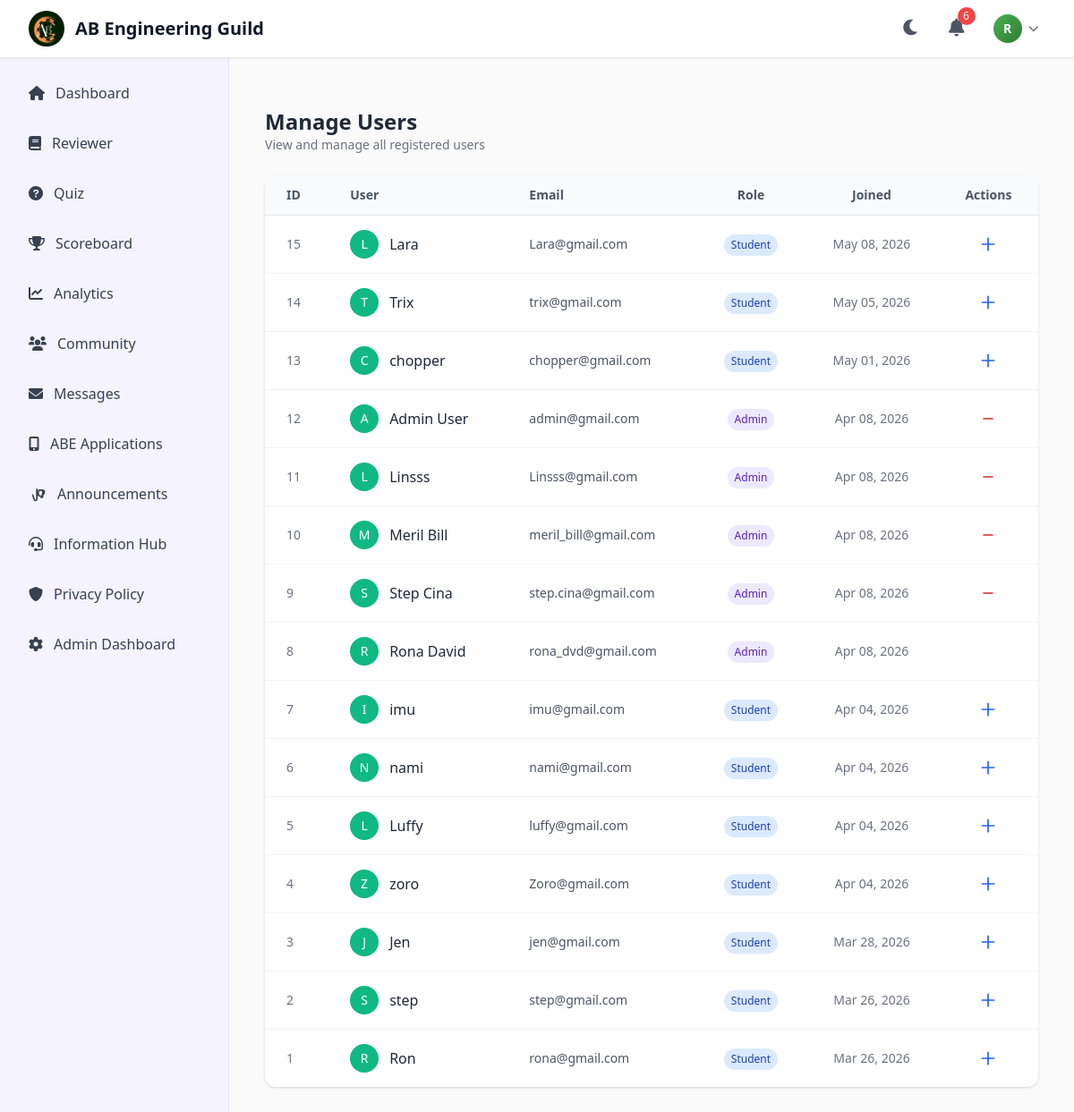
The app's page /admin/users (signed in) with its own data.
### app/models.py (models this page shows, shortened)
class User(UserMixin, db.Model):
    __tablename__ = 'user'
    id = db.Column(db.Integer, primary_key=True)
    name = db.Column(db.String(100), nullable=False)
    email = db.Column(db.String(120), unique=True, nullable=False)
    password_hash = db.Column(db.String(128))
    reset_token = db.Column(db.String(100), nullable=True, unique=True)
    reset_token_expiry = db.Column(db.DateTime, nullable=True)
    recovery_key_hash = db.Column(db.String(128), nullable=True)
    profile_picture = db.Column(db.String(255), nullable=True, default='default_profile.png')
    cover_photo = db.Column(db.String(255), nullable=True, default='default_cover.jpg')
    bio = db.Column(db.Text, nullable=True)
    location = db.Column(db.String(100), nullable=True)
    website = db.Column(db.String(200), nullable=True)
    created_at = db.Column(db.DateTime, default=datetime.utcnow)
    is_admin = db.Column(db.Boolean, default=False)
    last_seen = db.Column(db.DateTime, default=datetime.utcnow)
    notification_preferences = db.Column(db.Text, default='{}')
    email_notifications = db.Column(db.Boolean, default=True)
    push_notifications = db.Column(db.Boolean, default=True)
    friends = db.relationship('Friendship',
                            foreign_keys='Friendship.user_id',
                            backref='user', lazy=True)
    friend_of = db.relationship('Friendship',
                              foreign_keys='Friendship.friend_id',
                              backref='friend', lazy=True)
    sent_messages = db.relationship('Message',
                                  foreign_keys='Message.sender_id',
                                  backref='sender', lazy=True)
    received_messages = db.relationship('Message',
                                      foreign_keys='Message.receiver_id',
                                      backref='receiver', lazy=True)
    sent_friend_requests = db.relationship('FriendRequest',
                                         foreign_keys='FriendRequest.sender_id',
                                         backref='sender', lazy=True)
    received_friend_requests = db.relationship('FriendRequest',
                                             foreign_keys='FriendRequest.receiver_id',
                                             backref='receiver', lazy=True)
    study_plans = db.relationship('StudyPlan', backref='user', lazy=True)
    learning_goals = db.relationship('LearningGoal', backref='user', lazy=True)
    posts = db.relationship('Post', backref='author', lazy=True, foreign_keys='Post.user_id')
    comments = db.relationship('Comment', backref='author', lazy=True, foreign_keys='Comment.user_id')
    post_likes = db.relationship('PostLike', backref='user', lazy=True, foreign_keys='PostLike.user_id')
    comment_likes = db.relationship('CommentLike', backref='user', lazy=True, foreign_keys='CommentLike.user_id')
    post_shares = db.relationship('PostShare', backref='user', lazy=True, foreign_keys='PostShare.user_id')
    conversations_as_user1 = db.relationship('Conversation',
                                           foreign_keys='Conversation.user1_id',
                                           backref='user1', lazy=True)
    conversations_as_user2 = db.relationship('Conversation',
                                           foreign_keys='Conversation.user2_id',
                                           backref='user2', lazy=True)
    group_memberships = db.relationship('GroupMember', backref='user', lazy=True)
    def get_unread_notifications_count(self):
        return Notification.query.filter_by(user_id=self.id, is_read=False).count()
    def get_recent_notifications(self, limit=5):
        return Notification.query.filter_by(user_id=self.id).order_by(
            Notification.created_at.desc()
        ).limit(limit).all()

### app/admin/routes.py (the view)
@admin_bp.route('/users')
@login_required
def manage_users():
    if not current_user.is_admin:
        flash('Access denied', 'danger')
        return redirect(url_for('main.dashboard'))
    page = request.args.get('page', 1, type=int)
    users = User.query.order_by(User.created_at.desc()).paginate(
        page=page, per_page=20, error_out=False
    )
    return render_template('admin/manage_users.html',
                         users=users,
                         title='Manage Users')

### app/models.py (called while the page is built)
@login_manager.user_loader
def load_user(user_id):
    return User.query.get(int(user_id))

    def get_time_ago(self):
        now = datetime.utcnow()
        diff = now - self.created_at
        if diff.days > 0:
            return f"{diff.days}d ago"
        elif diff.seconds > 3600:
            return f"{diff.seconds // 3600}h ago"
        elif diff.seconds > 60:
            return f"{diff.seconds // 60}m ago"
        else:
            return "Just now"

### app/templates/admin/manage_users.html (shortened to what this page needs)
{% extends "base.html" %}
{% block content %}
<div class="container mx-auto px-4 py-8">
    <div class="flex justify-between items-center mb-6">
        <div>
            <h1 class="text-2xl font-bold text-gray-800">Manage Users</h1>
            <p class="text-gray-500 text-sm">View and manage all registered users</p>
        </div>
    </div>
    <div class="bg-white rounded-xl shadow overflow-hidden">
        <div class="overflow-x-auto">
            <table class="w-full">
                <thead class="bg-gray-50 border-b">
                    <tr>
                        <th class="px-6 py-3 text-left text-sm font-semibold text-gray-600">ID</th>
                        <th class="px-6 py-3 text-left text-sm font-semibold text-gray-600">User</th>
                        <th class="px-6 py-3 text-left text-sm font-semibold text-gray-600">Email</th>
                        <th class="px-6 py-3 text-center text-sm font-semibold text-gray-600">Role</th>
                        <th class="px-6 py-3 text-center text-sm font-semibold text-gray-600">Joined</th>
                        <th class="px-6 py-3 text-center text-sm font-semibold text-gray-600">Actions</th>
                    </tr>
                </thead>
                <tbody class="divide-y divide-gray-100">
                    {% for user in users.items %}
                    <tr class="hover:bg-gray-50 transition">
                        <td class="px-6 py-4 text-sm text-gray-500">{{ user.id }}</td>
                        <td class="px-6 py-4">
                            <div class="flex items-center gap-3">
                                <div class="w-8 h-8 bg-green-500 rounded-full flex items-center justify-center text-white text-sm font-medium">
                                    {{ user.name[0]|upper }}
                                </div>
                                <span class="font-medium text-gray-800">{{ user.name }}</span>
                            </div>
                        </td>
                        <td class="px-6 py-4 text-sm text-gray-600">{{ user.email }}</td>
                        <td class="px-6 py-4 text-center">
                            {% if user.is_admin %}
                                <span class="inline-flex items-center px-2 py-1 rounded-full text-xs font-medium bg-purple-100 text-purple-800">
                                    Admin
                                </span>
                            {% else %}
                                <span class="inline-flex items-center px-2 py-1 rounded-full text-xs font-medium bg-blue-100 text-blue-800">
                                    Student
                                </span>
                            {% endif %}
                        </td>
                        <td class="px-6 py-4 text-center text-sm text-gray-500">
                            {{ user.created_at.strftime('%b %d, %Y') }}
                        </td>
                        <td class="px-6 py-4 text-center">
                            <div class="flex items-center justify-center gap-2">
                                {% if not user.is_admin and user.id != current_user.id %}
                                <button onclick="window.promoteUser({{ user.id }}, '{{ user.name }}')"
                                        class="text-blue-600 hover:text-blue-800 transition p-1" title="Make Admin">
                                    <svg class="w-5 h-5" fill="none" stroke="currentColor" viewBox="0 0 24 24">
                                        <path stroke-linecap="round" stroke-linejoin="round" stroke-width="2" d="M12 4v16m8-8H4"/>
                                    </svg>
                                </button>
                                {% endif %}
                                {% if user.is_admin and user.id != current_user.id %}
                                <button onclick="window.removeAdmin({{ user.id }}, '{{ user.name }}')"
                                        class="text-red-600 hover:text-red-800 transition p-1" title="Remove Admin">
                                    <svg class="w-5 h-5" fill="none" stroke="currentColor" viewBox="0 0 24 24">
                                        <path stroke-linecap="round" stroke-linejoin="round" stroke-width="2" d="M18 12H6"/>
                                    </svg>
                                </button>
                                {% endif %}
                            </div>
                        </td>
                    </tr>
                    {% endfor %}
                </tbody>
            </table>
        </div>
    </div>
</div>
{% endblock %}

### app/templates/components/header.html (shortened to what this page needs)
<header class="bg-white shadow-sm border-b border-gray-200 sticky top-0 z-40">
    <div class="w-full px-4 sm:px-6 lg:px-8">
        <div class="flex justify-between items-center h-16">
            <div class="flex items-center">
                <div class="flex-shrink-0">
                    <div class="w-10 h-10 rounded-full flex items-center justify-center overflow-hidden">
                        <img src="{{ url_for('static', filename='img/logo.png') }}"
                             class="w-full h-full object-cover" alt="AB Engineering Guild">
                    </div>
                </div>
                <div class="flex-shrink-0 ml-3">
                    <h1 class="text-xl font-bold text-gray-900">AB Engineering Guild</h1>
                </div>
            </div>
            <div class="flex items-center space-x-4">
    <button id="darkModeToggle"
            class="p-2 text-gray-600 hover:text-gray-800 dark:text-gray-400 dark:hover:text-gray-200 transition-colors duration-200 rounded-lg hover:bg-gray-100 dark:hover:bg-gray-700">
        <i id="darkModeIcon" class="fas fa-moon text-xl"></i>
    </button>
                <div class="relative" x-data="{ open: false }">
                    <button @click="open = !open"
                            class="p-2 text-gray-600 hover:text-gray-800 transition-colors duration-200 relative">
                        <i class="fas fa-bell text-xl"></i>
                        {% if current_user.get_unread_notifications_count() > 0 %}
                            <span class="notification-badge absolute -top-1 -right-1 bg-red-500 text-white text-xs rounded-full h-5 w-5 flex items-center justify-center">
                                {{ current_user.get_unread_notifications_count() }}
                            </span>
                        {% endif %}
                    </button>
                </div>
                <div class="relative" id="header-user-dropdown">
                    <button class="flex items-center space-x-2 p-2 text-gray-600 hover:text-gray-800 transition-colors duration-200"
                            id="header-dropdown-trigger">
                        <div class="w-8 h-8 rounded-full flex items-center justify-center flex-shrink-0 overflow-hidden" style="background: linear-gradient(135deg, #4CAF50 0%, #2E7D32 100%);">
                            {% if current_user.profile_picture and current_user.profile_picture != 'default_profile.png' %}
                            <img src="{{ url_for('static', filename='uploads/profile_pictures/' + current_user.profile_picture) }}"
                                 class="w-8 h-8 rounded-full object-cover">
                            {% else %}
                            <span class="text-white text-sm font-semibold">
                                {{ current_user.name[0]|upper if current_user.name else 'U' }}
                            </span>
                            {% endif %}
                        </div>
                        <i class="fas fa-chevron-down text-xs text-gray-500"></i>
                    </button>
                </div>
            </div>
        </div>
    </div>
</header>

### app/templates/base.html (style rules this page uses)
html, body { margin: 0; padding: 0; }
html { background-color: #0f0f1a !important; }
body { background-color: #0f0f1a !important; }
*, *::before, *::after { transition-property: none !important; }
html.light-mode, html.light-mode body { background-color: #fafafa !important; }
* { transition-property: none !important; }
:root { --lavender-light: #f5f3ff; --lavender-medium: #ede9fe; --lavender-dark: #ddd6fe; --peach-accent: #fed7aa; --blue-accent: #93c5fd; --purple-accent: #c4b5fd; }
body { background-color: inherit; }
html.light-mode body { background-color: #fafafa; }
.sticky { position: sticky; top: 1.5rem; }

### records on screen
User: name "R", id "8", name "Rona David", email "rona_dvd@gmail.com", is_admin "Admin", created_at "Apr 08, 2026"
User: id "15", name "L", name "Lara", email "Lara@gmail.com", is_admin "Student", created_at "May 08, 2026"
User: id "14", name "T", name "Trix", email "trix@gmail.com", is_admin "Student", created_at "May 05, 2026"
User: id "13", name "C", name "chopper", email "chopper@gmail.com", is_admin "Student", created_at "May 01, 2026"
User: id "12", name "A", name "Admin User", email "admin@gmail.com", is_admin "Admin", created_at "Apr 08, 2026"
User: id "11", name "L", name "Linsss", email "Linsss@gmail.com", is_admin "Admin", created_at "Apr 08, 2026"
User: id "10", name "M", name "Meril Bill", email "meril_bill@gmail.com", is_admin "Admin", created_at "Apr 08, 2026"
User: id "9", name "S", name "Step Cina", email "step.cina@gmail.com", is_admin "Admin", created_at "Apr 08, 2026"
User: id "7", name "I", name "imu", email "imu@gmail.com", is_admin "Student", created_at "Apr 04, 2026"
User: id "6", name "N", name "nami", email "nami@gmail.com", is_admin "Student", created_at "Apr 04, 2026"
User: id "5", name "L", name "Luffy", email "luffy@gmail.com", is_admin "Student", created_at "Apr 04, 2026"
User: id "4", name "Z", name "zoro", email "Zoro@gmail.com", is_admin "Student", created_at "Apr 04, 2026"
User: id "3", name "J", name "Jen", email "jen@gmail.com", is_admin "Student", created_at "Mar 28, 2026"
User: id "2", name "S", name "step", email "step@gmail.com", is_admin "Student", created_at "Mar 26, 2026"
User: id "1", name "R", name "Ron", email "rona@gmail.com", is_admin "Student", created_at "Mar 26, 2026"

### other values on screen
{{ current_user.get_unread_notifications_count() }} "6"
